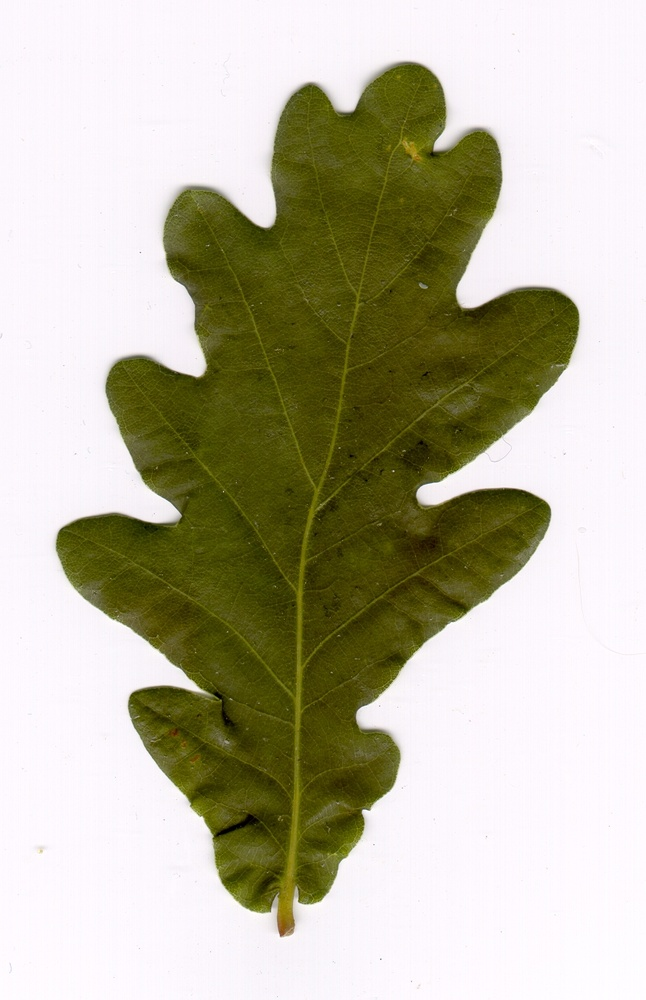
#> input picture test.jpeg, 646 x 1000 px, shrunk from 842 x 1304 before the run
$ jupyter execute --allow-errors shape_features.ipynb   (shell and % lines are left out)   (older library calls are emulated)
#> lines starting #> are read from the running program, lines starting #| are printed output that depends on the picture; after the words box and inside, x2 and y2 are one past the last pixel; in counts of white or black regions, pixels touching at a corner belong together; long printed decimals are rounded
[cell 1]
import os
import glob
import numpy as np
import cv2
import matplotlib.image as mpimg
import matplotlib.pyplot as plt
import matplotlib.patches as mpatches
from scipy.signal import argrelextrema
from skimage import measure
import PIL
import scipy.ndimage as ndi
from scipy.signal import argrelextrema
from skimage.feature import local_binary_pattern, greycomatrix, greycoprops
from skimage.filters import gabor

[cell 2]
img = mpimg.imread('test.jpeg')
#> img is the input picture: shape (1000, 646, 3); mean R, G, B 186.8, 183.3, 161.9
img = cv2.cvtColor(img, cv2.COLOR_BGR2RGB)
gs = cv2.cvtColor(img,cv2.COLOR_RGB2GRAY)
blur = cv2.GaussianBlur(gs, (25,25),0)
thrsh_ot,img_thre = cv2.threshold(blur,0,255,cv2.THRESH_BINARY_INV+cv2.THRESH_OTSU)
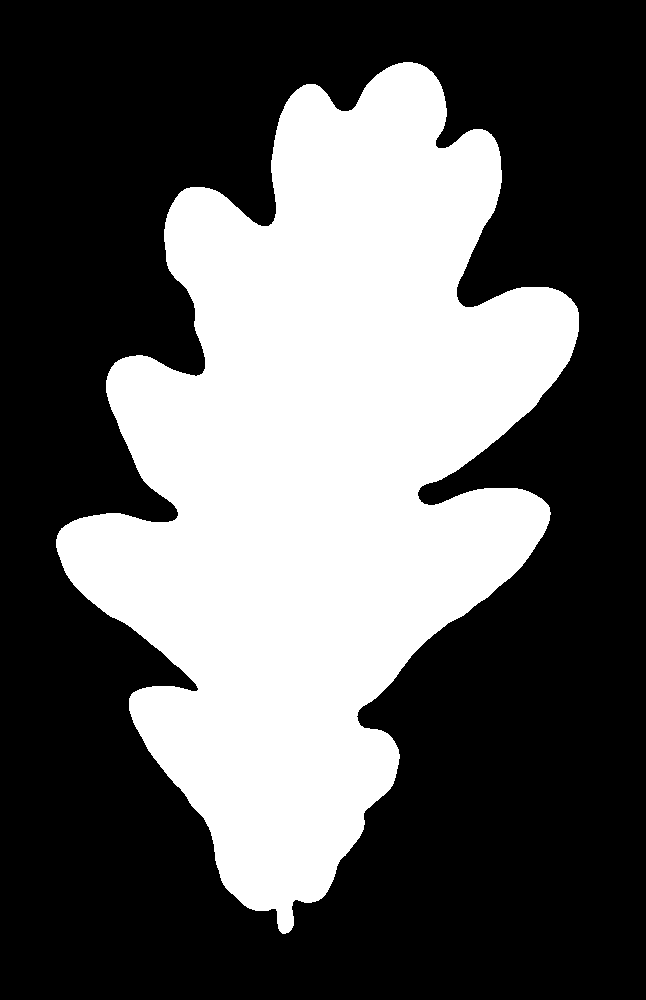
#> img_thre: shape (1000, 646); 37.1% white; 1 white region, box (x1, y1, x2, y2) and area: (56, 62, 579, 934) 239452
#> thrsh_ot = 153
kernel = np.ones((50,50),np.uint8)
closing = cv2.morphologyEx(img_thre, cv2.MORPH_CLOSE, kernel)
#> closing: shape (1000, 646); 38.7% white; 1 white region

#Shape features
image, contours, _ = cv2.findContours(closing,cv2.RETR_TREE,cv2.CHAIN_APPROX_SIMPLE)
#> contours = 1 contour; box (x1, y1, x2, y2) and area: (57, 63, 580, 935) 248772
cnt = contours[0]
#> cnt = contour of 853 points, box (x1, y1, x2, y2) (57, 63, 580, 935), area 248772

[cell 3]
cy, cx = ndi.center_of_mass(image)
#> cy = 470.7; cx = 319.4

plt.imshow(image,cmap = 'gray')
plt.scatter(cx, cy)
plt.show()

[cell 4]
contours = measure.find_contours(image, .8)
#> contours = 1 point arrays, longest 3129 points
contour = max(contours, key=len)
#> contour = 3129 pairs, first value 62 to 935, second value 56 to 580

plt.plot(contour[::,1], contour[::,0], linewidth=1, c='r')
plt.imshow(img)
plt.show()
#> figure, not shown here; B, G, R data is drawn as R, G, B
#print( contours[0])

[cell 5]
def cart2pol(x, y):
    rho = np.sqrt(x**2 + y**2)
    phi = np.arctan2(y, x)
    return [rho, phi]

polar_contour = np.array([cart2pol(x, y) for x, y in contour])
#> polar_contour = 3129 pairs, first value 263.8 to 977.8, second value 0.102 to 1.42

[cell 6]
#shift to centre
contour[::,1] -= cx
contour[::,0] -= cy

[cell 7]
polar_contour = np.array([cart2pol(x, y) for x, y in contour])
#> polar_contour = 3129 pairs, first value 169.9 to 465.8, second value -3.14 to 3.14
plt.figure(figsize=(5,5))
plt.subplot(121)
plt.scatter(polar_contour[::,1], polar_contour[::,0], linewidth=0, s=.5, c=polar_contour[::,1])
plt.title('in Polar Coordinates')
plt.grid()
plt.subplot(122)
plt.scatter(contour[::,1], contour[::,0], linewidth=0, s=2, c=range(len(contour)))
plt.scatter(0, 0)
plt.title('in Cartesian Coordinates')
plt.grid()
plt.show()

[cell 8]
# for local maxima
c_max_index = argrelextrema(polar_contour[::,0], np.greater, order = 10)
#> c_max_index = ([3, 53, 622, 641, 930, 1256, 1494, 1630, 1765, 2079, 2428],)
# for local minima
c_min_index = argrelextrema(polar_contour[::,0], np.less, order = 10)
#> c_min_index = ([32, 467, 632, 802, 1036, 1348, 1507, 1726, 1962, 2325, 2641],)
plt.figure(figsize=(5,5))
plt.subplot(121)
plt.scatter(polar_contour[::,1], polar_contour[::,0], linewidth=0, s=2, c='k')
plt.scatter(polar_contour[::,1][c_max_index], polar_contour[::,0][c_max_index], linewidth =0, s=30, c='b')
plt.scatter(polar_contour[::,1][c_min_index], polar_contour[::,0][c_min_index], linewidth=0, s=30, c='r')
plt.subplot(122)
plt.scatter(contour[::,1], contour[::,0], linewidth=0, s=2, c='k')
plt.scatter(contour[::,1][c_max_index], contour[::,0][c_max_index],linewidth=0, s=30, c='b')
plt.scatter(contour[::,1][c_min_index], contour[::,0][c_min_index], linewidth=0, s=30, c='r')
plt.show()
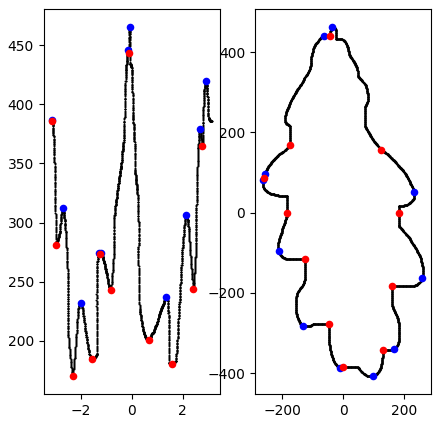
#> figure drawn by matplotlib, 2 panels

[cell 9]
total_max = len( c_max_index[0] )
#> total_max = 11
total_min = len( c_min_index[0] )
#> total_min = 11

#> (a cell that did not finish here is left out)

[cell 11]
print( total_max )
#| 11
print( total_min )
#| 11

[cell 12]
pix = img.reshape((len(img)), len(img[0]), 3)
r,g,b = 0,0,0

# [9 lines of commented-out code are left out]
r = np.mean(pix[:][:][0])
#> r = 250.9
g = np.mean(pix[:][:][1])
#> g = 250.9
b = np.mean(pix[:][:][2])
#> b = 250.8
print( "{}   {}    {} ".format(r,g,b))
#| 250.888   250.925    250.848

[cell 13]
r_d = np.std(pix[:][:][0])
#> r_d = 2.84
g_d = np.std(pix[:][:][1])
#> g_d = 2.8
b_d = np.std(pix[:][:][2])
#> b_d = 2.8
print( "{}   {}    {} ".format(r_d,g_d,b_d))
#| 2.839   2.802    2.801

[cell 14]
M = cv2.moments(cnt)
#> M = moments, m00 248771.5, centre m10/m00, m01/m00 = (319.4, 470.7)
print (M)
#> (printed output is left out)

[cell 15]
cx = int(M['m10']/M['m00'])
#> cx = 319
cy = int(M['m01']/M['m00'])
#> cy = 470
print( cnt[0] )
#| [[404  63]]

[cell 16]
area = cv2.contourArea(cnt)
#> area = 248771.5
perimeter = cv2.arcLength(cnt,True)
#> perimeter = 2654.8
epsilon = 0.1*cv2.arcLength(cnt,True)
#> epsilon = 265.5
approx = cv2.approxPolyDP(cnt,epsilon,True)
#> approx = [[413, 63], [57, 540], [283, 934]]
hull = cv2.convexHull(cnt)
#> hull = contour of 51 points, box (x1, y1, x2, y2) (57, 63, 580, 935), area 290775
k = cv2.isContourConvex(cnt)
#> k = False
print ( area )
#| 248771.5

[cell 17]
rect = cv2.minAreaRect(cnt)
#> rect = ((299.5, 467.6), (816.1, 488.8), -58.93)
box = cv2.boxPoints(rect)
#> box = [[298.3, 943.2], [-120.4, 691], [300.7, -8.06], [719.4, 244.2]]
box = np.int0(box)
#> box = [[298, 943], [-120, 690], [300, -8], [719, 244]]
print ( box )
#| [[ 298  943]
#|  [-120  690]
#|  [ 300   -8]
#|  [ 719  244]]
img_box = img.copy()
img_box = cv2.drawContours(img_box,[box],0,(0,0,255),2)
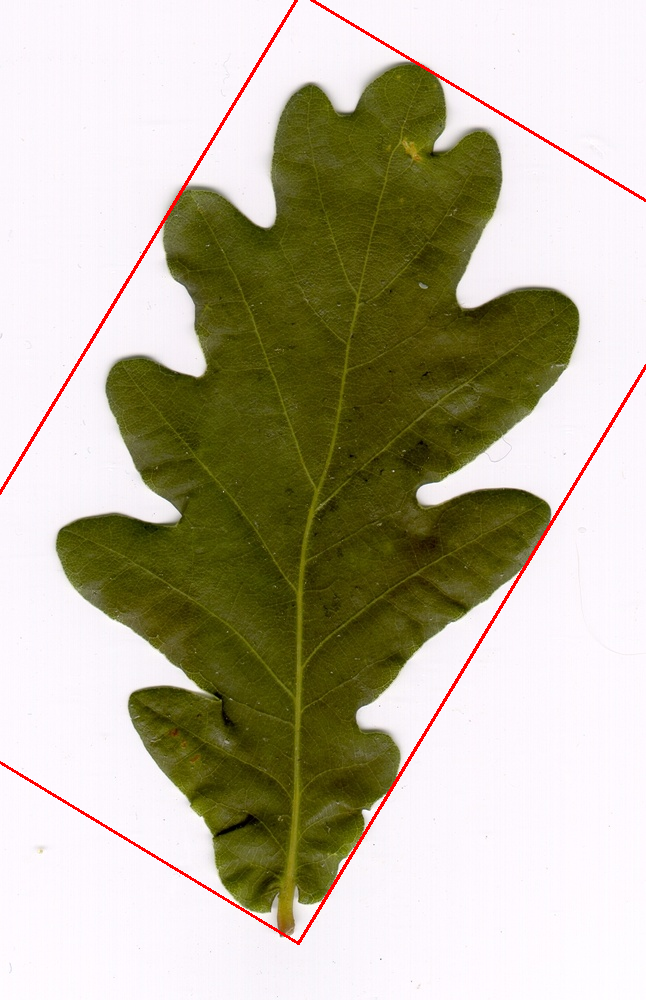
#> img_box: shape (1000, 646, 3); mean B, G, R 159.5, 181, 186.9
plt.figure()
plt.imshow(img_box)

[cell 18]
(x,y),radius = cv2.minEnclosingCircle(cnt)
#> x = 348; y = 498.5; radius = 440.3
center = (int(x),int(y))
#> center = (348, 498)
radius = int(radius)
#> radius = 440
img_cir = img.copy()
img_cir = cv2.circle(img_cir,center,radius,(255,0,0),10)
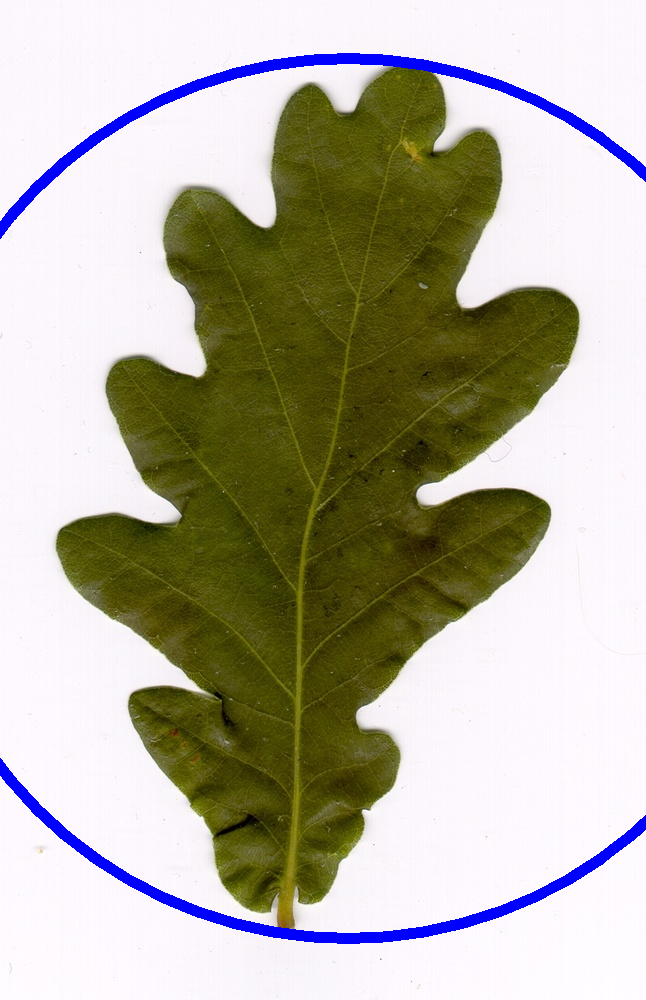
#> img_cir: shape (1000, 646, 3); mean B, G, R 162.1, 177.3, 180.6
plt.figure()
plt.imshow(img_cir)
plt.show()

[cell 19]
ellipse = cv2.fitEllipse(cnt)
#> ellipse = ((320.4, 470.3), (435.4, 810.9), 11.95)
img_elps = img.copy()
img_elps = cv2.ellipse(img_elps,ellipse,(255,0,0),10)
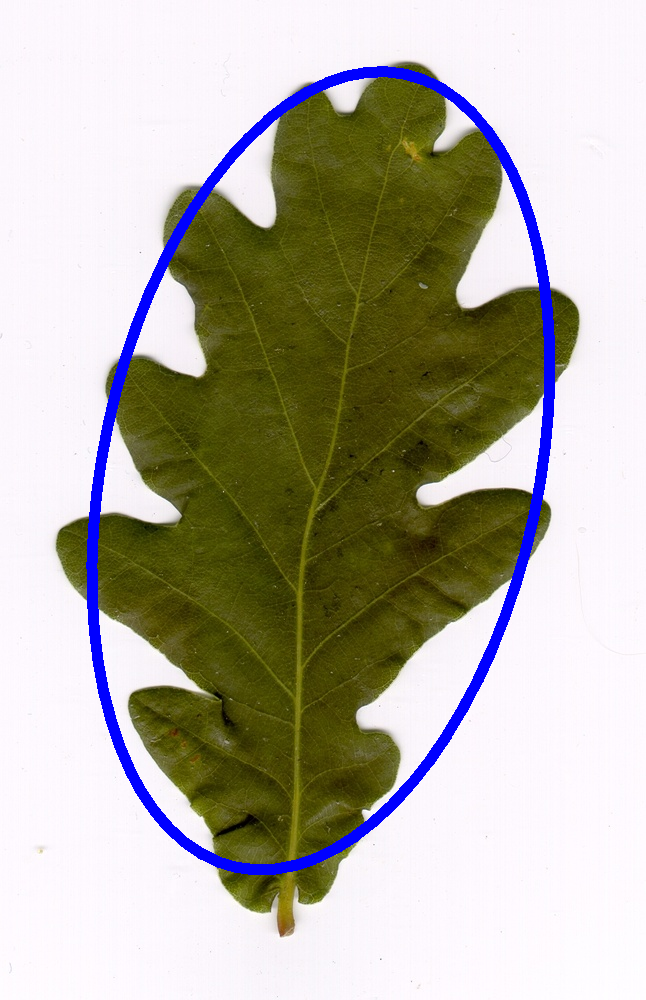
#> img_elps: shape (1000, 646, 3); mean B, G, R 164.8, 176.8, 180.2
plt.figure()
plt.imshow(img_elps)

[cell 20]
rows,cols = img.shape[:2]
#> rows = 1000; cols = 646
[vx,vy,x,y] = cv2.fitLine(cnt, cv2.DIST_L2,0,0.01,0.01)
#> vx = [0.217]; vy = [-0.976]; x = [305.9]; y = [490.9]
lefty = int((-x*vy/vx) + y)
#> lefty = 1867
righty = int(((cols-x)*vy/vx)+y)
#> righty = -1039
img_line = img.copy()
img_line = cv2.line(img_line,(cols-1,righty),(0,lefty),(255,0,0),2)
#> img_line: shape (1000, 646, 3); mean B, G, R 162.9, 182.8, 186.3
plt.figure()
plt.imshow(img_line)

## Contour Properties

[cell 21]
x,y,w,h = cv2.boundingRect(cnt)
#> x = 57; y = 63; w = 523; h = 872
aspect_ratio = float(w)/h
#> aspect_ratio = 0.6

[cell 22]
area = cv2.contourArea(cnt)
x,y,w,h = cv2.boundingRect(cnt)
rect_area = w*h
#> rect_area = 456056
extent = float(area)/rect_area
#> extent = 0.545

[cell 23]
area = cv2.contourArea(cnt)
hull = cv2.convexHull(cnt)
hull_area = cv2.contourArea(hull)
#> hull_area = 290775
solidity = float(area)/hull_area
#> solidity = 0.856

[cell 24]
area = cv2.contourArea(cnt)
equi_diameter = np.sqrt(4*area/np.pi)
#> equi_diameter = 562.8

[cell 25]
(x,y),(MA,ma),angle = cv2.fitEllipse(cnt)
#> x = 320.4; y = 470.3; MA = 435.4; ma = 810.9; angle = 11.95

[cell 26]
mask = np.zeros(gs.shape,np.uint8)
cv2.drawContours(mask,[cnt],0,255,-1)
pixelpoints = np.transpose(np.nonzero(mask))
#> pixelpoints = 249934 pairs, first value 63 to 934, second value 57 to 579
#pixelpoints = cv2.findNonZero(mask)

[cell 27]
min_val, max_val, min_loc, max_loc = cv2.minMaxLoc(gs,mask = mask)
#> min_val = 0; max_val = 255; min_loc = (217, 694); max_loc = (437, 483)

[cell 28]
mean_val = cv2.mean(image,mask = mask)
#> mean_val = (255, 0, 0, 0)

[cell 29]
leftmost = tuple(cnt[cnt[:,:,0].argmin()][0])
#> leftmost = (57, 540)
rightmost = tuple(cnt[cnt[:,:,0].argmax()][0])
#> rightmost = (579, 332)
topmost = tuple(cnt[cnt[:,:,1].argmin()][0])
#> topmost = (404, 63)
bottommost = tuple(cnt[cnt[:,:,1].argmax()][0])
#> bottommost = (283, 934)

# Finding LBP

[cell 30]
# Finding LBP
img_arr = np.array(gs)
feat_lbp = local_binary_pattern(img_arr,8,1,'uniform') #Radius = 1, No. of neighbours = 8
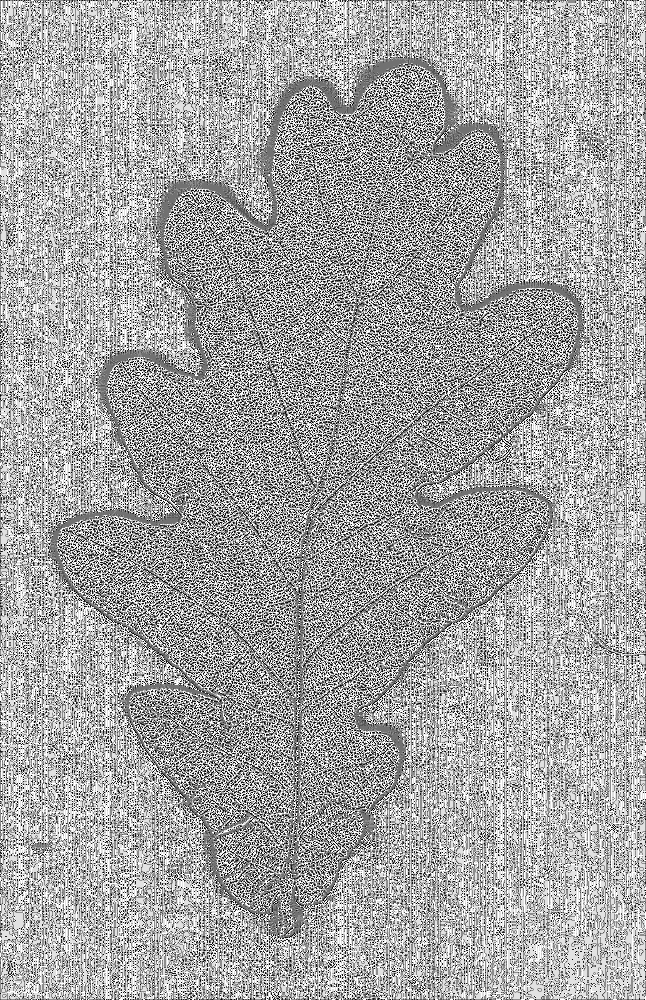
#> feat_lbp: shape (1000, 646) float64; min 0, max 9, mean 5.78; drawn with min black and max white
feat_lbp = np.uint8((feat_lbp/feat_lbp.max())*255) #Converting to unit8
lbp_img = PIL.Image.fromarray(feat_lbp) #Conversion from array to PIL image
plt.imshow(lbp_img,cmap='gray') #Displaying LBP

[cell 31]
# Energy and Entropy of LBP feature
lbp_hist,_ = np.histogram(feat_lbp,8)
#> lbp_hist = [85233, 17340, 44522, 41885, 89448, 46294, 60283, 260995]
lbp_hist = np.array(lbp_hist,dtype=float)
lbp_prob = np.divide(lbp_hist,np.sum(lbp_hist))
#> lbp_prob = [0.132, 0.0268, 0.0689, 0.0648, 0.138, 0.0717, 0.0933, 0.404]
lbp_energy = np.sum(lbp_prob**2)
#> lbp_energy = 0.223
lbp_entropy = -np.sum(np.multiply(lbp_prob,np.log2(lbp_prob)))
#> lbp_entropy = 2.56
print('LBP energy = '+str(lbp_energy))
#| LBP energy = 0.2233
print('LBP entropy = '+str(lbp_entropy))
#| LBP entropy = 2.563

## Co-occurance matrix

[cell 32]
# Finding GLCM features from co-occurance matrix
gCoMat = greycomatrix(img_arr, [2], [0],256,symmetric=True, normed=True) # Co-occurance matrix
contrast = greycoprops(gCoMat, prop='contrast')
#> contrast = [120.2]
dissimilarity = greycoprops(gCoMat, prop='dissimilarity')
#> dissimilarity = [4.49]
homogeneity = greycoprops(gCoMat, prop='homogeneity')
#> homogeneity = [0.399]
energy = greycoprops(gCoMat, prop='energy')
#> energy = [0.111]
correlation = greycoprops(gCoMat, prop='correlation')
#> correlation = [0.993]
print('Contrast = '+str(contrast[0][0]))
#| Contrast = 120.159
print('Dissimilarity = '+str(dissimilarity[0][0]))
#| Dissimilarity = 4.494
print('Homogeneity = '+str(homogeneity[0][0]))
#| Homogeneity = 0.3989
print('Energy = '+str(energy[0][0]))
#| Energy = 0.1109
print('Correlation = '+str(correlation[0][0]))
#| Correlation = 0.993

[cell 33]
# Gabor filter
gaborFilt_real,gaborFilt_imag = gabor(img_arr,frequency=0.6)
gaborFilt = (gaborFilt_real**2+gaborFilt_imag**2)//2
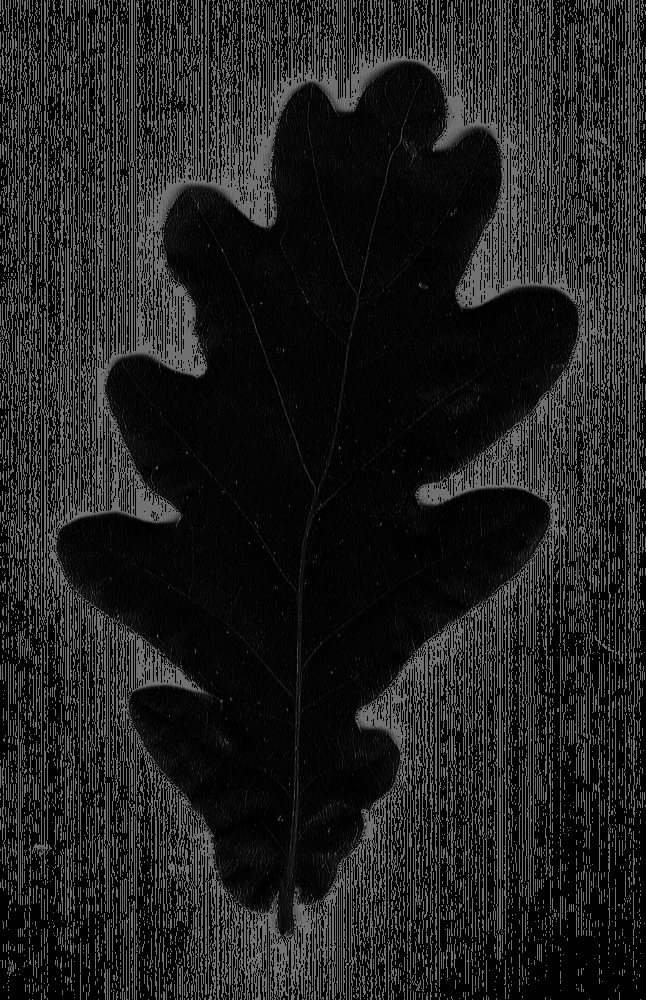
#> gaborFilt: shape (1000, 646); min 0, max 126, mean 31.3
# Displaying the filter response
fig, ax = plt.subplots(1,3)
ax[0].imshow(gaborFilt_real,cmap='gray')
ax[1].imshow(gaborFilt_imag,cmap='gray')
ax[2].imshow(gaborFilt,cmap='gray')

[cell 34]
# Energy and Entropy of Gabor filter response
gabor_hist,_ = np.histogram(gaborFilt,8)
#> gabor_hist = [451445, 20059, 4985, 2505, 1614, 1959, 7021, 156412]
gabor_hist = np.array(gabor_hist,dtype=float)
gabor_prob = np.divide(gabor_hist,np.sum(gabor_hist))
#> gabor_prob = [0.699, 0.0311, 0.00772, 0.00388, 0.0025, 0.00303, 0.0109, 0.242]
gabor_energy = np.sum(gabor_prob**2)
#> gabor_energy = 0.548
gabor_entropy = -np.sum(np.multiply(gabor_prob,np.log2(gabor_prob)))
#> gabor_entropy = 1.22
print('Gabor energy = '+str(gabor_energy))
#| Gabor energy = 0.5482
print('Gabor entropy = '+str(gabor_entropy))
#| Gabor entropy = 1.215
